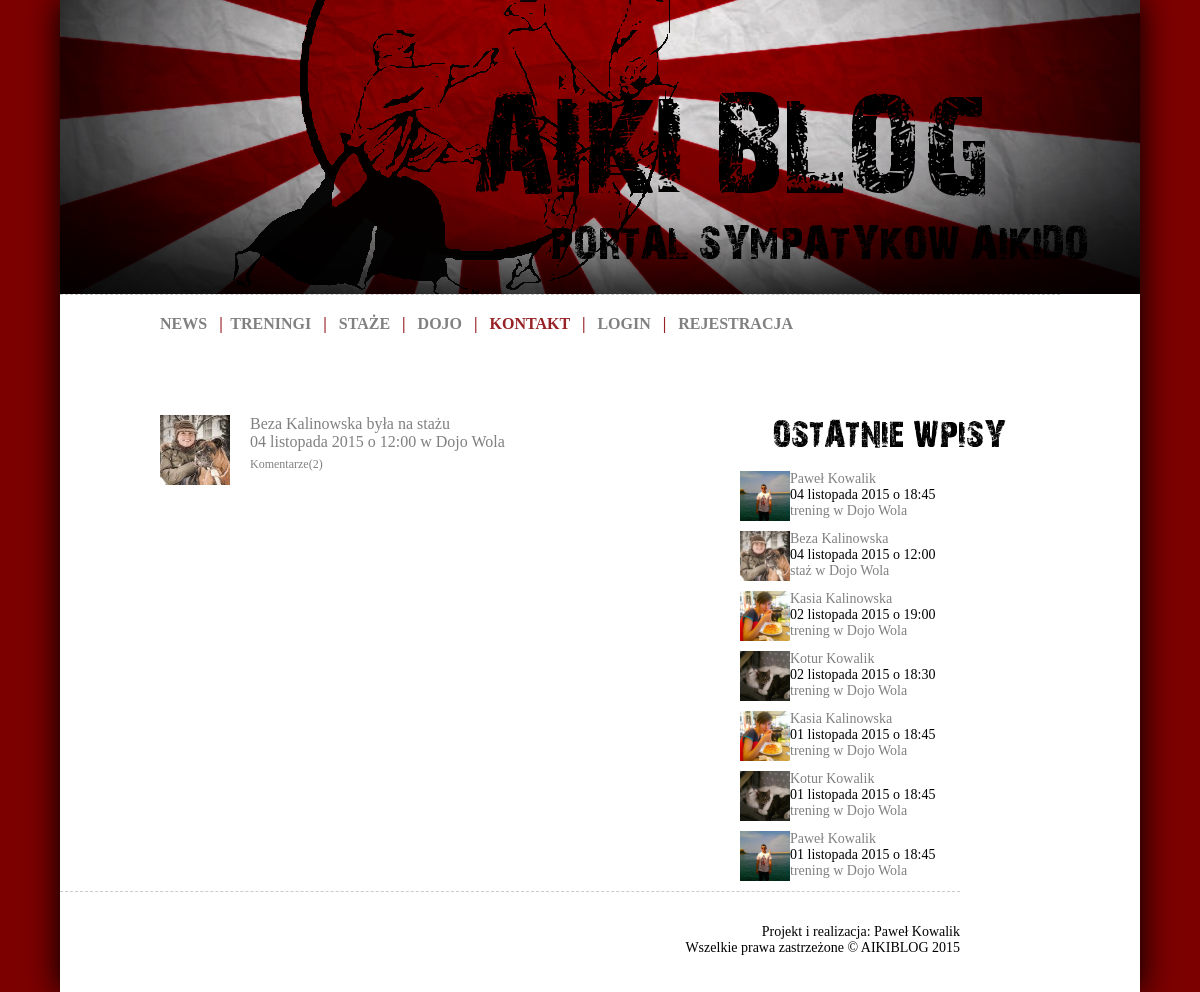
The app's page /stages/ with its own data.
### aikiblog/models.py (models this page shows, shortened)
class Training(models.Model):
    TYPE = (
        ('T','trening'),
        ('S','staż'),
    )
    user = models.ForeignKey(User, verbose_name='Ćwiczący', null=True, blank=True)
    date = models.DateTimeField('Data i godzina treningu')
    place = models.ForeignKey(Dojo, verbose_name='Miejsce treningu')
    sensei = models.ForeignKey(Sensei, verbose_name='Sensei')
    slug = models.SlugField('Odnosnik', max_length=50, null=True, blank=True)
    techniques = models.ManyToManyField(TechTren, verbose_name='Techniki')
    type = models.CharField(max_length=1, choices=TYPE, verbose_name='Typ')
    notes = models.TextField(verbose_name="Notatki")
    class Meta:
        verbose_name = "Trening"
        verbose_name_plural = "Treningi"

class User(AbstractUser):
    SEX = (
        ('K','Kobieta'),
        ('M','Mężczyzna'),
    )
    avatar = models.ImageField(upload_to='static/avatars/%Y/%m/%d', null=True, blank=True)
    start_year = models.IntegerField(null=True, blank=True, verbose_name='Trenuje od')
    about_text = models.TextField(null=True, blank=True, verbose_name='O mnie')
    sex = models.CharField(max_length=1, choices=SEX, verbose_name='Płeć')

class Dojo(models.Model):
    name = models.CharField('Nazwa dojo', max_length=50)
    slug = models.SlugField('Odnosnik', max_length=50)
    start_year = models.IntegerField(verbose_name='Rok założenia')
    city = models.CharField('Miasto', max_length=50)
    adress = models.CharField('Adres', max_length=50)
    sensei = models.ForeignKey(Sensei, verbose_name='Sensei')
    image1 = models.ImageField(upload_to='static/dojo', verbose_name='Zdjęcie 1')
    image2 = models.ImageField(upload_to='static/dojo', null=True, blank=True, verbose_name='Zdjęcie 2')
    image3 = models.ImageField(upload_to='static/dojo', null=True, blank=True, verbose_name='Zdjęcie 3')
    story = models.TextField(null=True, blank=True, verbose_name='Historia')
    trainings = models.TextField(null=True, blank=True, verbose_name='Treningi')
    users = models.ManyToManyField(User, blank=True, verbose_name='Byli tutaj')
    class Meta:
        verbose_name = "Dojo"
        verbose_name_plural = "Dojo"
    def __unicode__(self):
        return self.name

### aikiblog/views.py (the view)
# urls.py: url(r'^stages/$', StageList.as_view(), name='stage-list'),
class StageList(generic.ListView):
    template_name = 'aikiblog/stage_list.html'
    model = Training
    paginate_by = 10
    context_object_name = 'stage_list'
    queryset = Training.objects.filter(type="S").order_by('-date')
    def get_context_data(self, **kwargs):
        context = super(StageList, self).get_context_data(**kwargs)
        context['all_trainings'] = Training.objects.order_by('-date')[:7]
        return context

### aikiblog/templates/aikiblog/stage_list.html (shortened to what this page needs)
{% extends "base.html" %}
{% block content %}
{% for entry in stage_list %}
{% include "aikiblog/parts/training_list.html" %}
{% endfor  %}
{% endblock %}
{% block menuright %}
    {% include "aikiblog/parts/menuright.html" %}
{% endblock %}

### aikiblog/templates/aikiblog/parts/training_list.html (shortened to what this page needs)
    <div id="post">
    <div id="post_avatar"><a href="{% url "user-detail" entry.user.id %}"><img src="{{ STATIC_URL|cut:'static/' }}{{ entry.user.avatar }}" height=70 alt="" class="center" /></a></div>
        <div id="post_head"><a href="{% url "user-detail" entry.user.id %}">{{ entry.user.first_name }} {{ entry.user.last_name }}</a>
            {% ifequal entry.user.sex "K" %}
            była
            {% endifequal %}
            na
            {% ifequal entry.type "S" %}
            stażu
            {% endifequal %}
            <br> <a href="{% url "training-detail" entry.slug %}"> {{ entry.date|date:"d E Y" }} o {{ entry.date|date:"H:i" }} w {{ entry.place }}</a>
        <div id="comments"><a href="{% url "training-detail" entry.slug %}#comments">Komentarze({{ entry.trainingcomment_set.all.count }})</a>
        </div></div>
        <div id="post_body">
        </div>
</div>

### aikiblog/templates/aikiblog/parts/menuright.html
<div id="menuright">
        <div id="menuright_logo">
        </div>
        <br>
        {% for entry in all_trainings %}
        <div id="menuright_post">
            <div id="menuright_avatar">
                <a href="{% url "user-detail" entry.user.id %}"><img src="{{ STATIC_URL|cut:'static/' }}{{ entry.user.avatar }}" height=50/></a>
            </div>
            <div id="menuright_head">
                <a href="{% url "user-detail" entry.user.id %}">{{ entry.user.first_name }} {{ entry.user.last_name }}</a><br>
                {{ entry.date|date:"d E Y" }} o {{ entry.date|date:"H:i" }}<br>
                <a href="{% url "training-detail" entry.slug %}">
                {% ifequal entry.type "T" %}
                trening
                {% endifequal %}
                {% ifequal entry.type "S" %}
                staż
                {% endifequal %}
                w {{ entry.place }}</a>
            </div>
        </div>
        {% endfor %}
        <br>
    </div>

### static/style.css (style rules this page uses)
html, body { background-image:url(images/bg.png); background-color: #eeeeee; color: #000; margin: 0; padding: 0; text-align: center; text-shadow: 1px 1px 0px white; }
a:link { color: #808080; text-decoration: none; background-color: transparent; }
#menuright { width: 300px; float: right; height:auto; padding-right: 100px; }
#menuright_logo { background-image:url(images/recent_training.png); width: 300px; height: 40px; }
#menuright_post { height: 60px; float: left; }
#menuright_avatar { height: 50px; width: 50px; float: left; }
#menuright_head { width: 250px; float: right; font: 14px Verdana; text-align: left; }
#post { width: auto; }
#post_avatar { height: 70px; width: 70px; float: left; }
#post_head { width: 470px; float: right; font: 16px Verdana; }
#post_body { padding-top: 80px; }
#comments { height: 18px; text-align: left; font: 12px Verdana; padding-top: 6px; }

### records on screen
Training: user.avatar (picture), user.first_name "Beza", user.last_name "Kalinowska", date "04 listopada 2015", date "12:00", place "Dojo Wola", trainingcomment_set.all.count "2"
Training: user.avatar (picture), user.first_name "Paweł", user.last_name "Kowalik", date "04 listopada 2015", date "18:45", place "Dojo Wola"
Training: user.avatar (picture), user.first_name "Kasia", user.last_name "Kalinowska", date "02 listopada 2015", date "19:00", place "Dojo Wola"
Training: user.avatar (picture), user.first_name "Kotur", user.last_name "Kowalik", date "02 listopada 2015", date "18:30", place "Dojo Wola"
Training: user.avatar (picture), user.first_name "Kasia", user.last_name "Kalinowska", date "01 listopada 2015", date "18:45", place "Dojo Wola"
Training: user.avatar (picture), user.first_name "Kotur", user.last_name "Kowalik", date "01 listopada 2015", date "18:45", place "Dojo Wola"
Training: user.avatar (picture), user.first_name "Paweł", user.last_name "Kowalik", date "01 listopada 2015", date "18:45", place "Dojo Wola"
